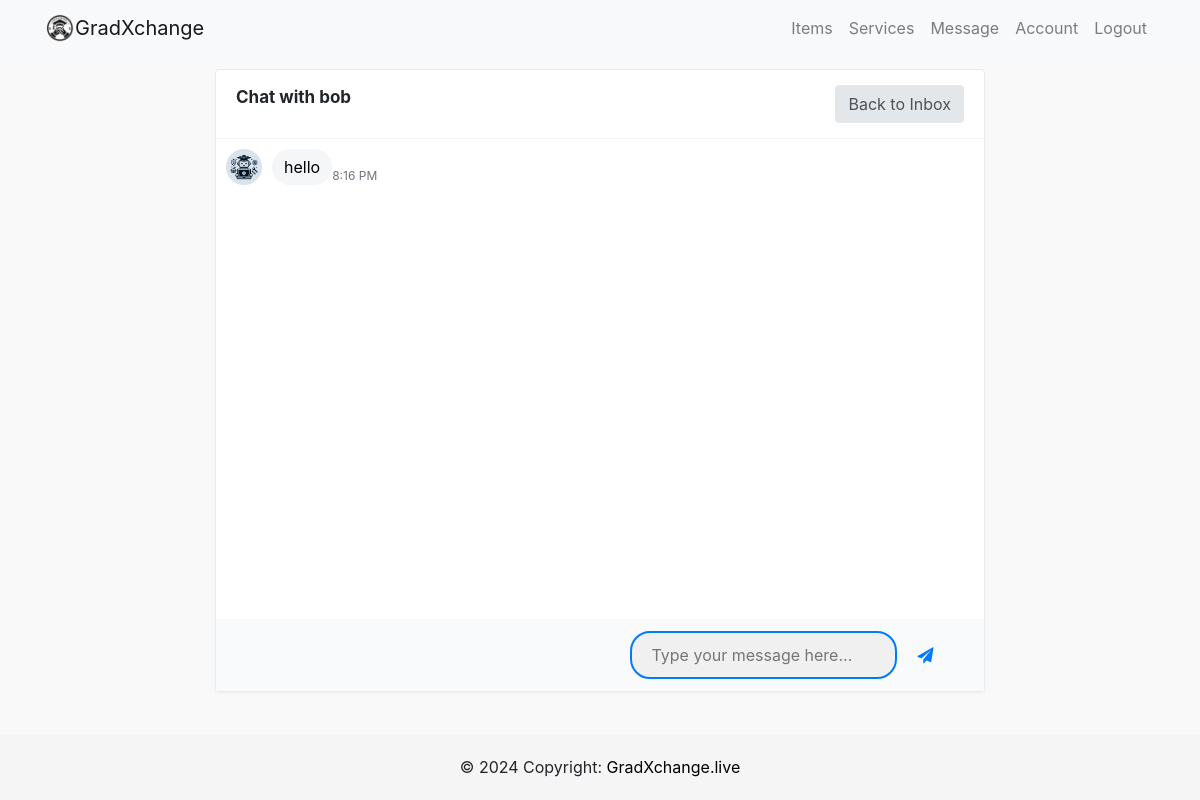
The app's page /chat/25/ (signed in), older data.
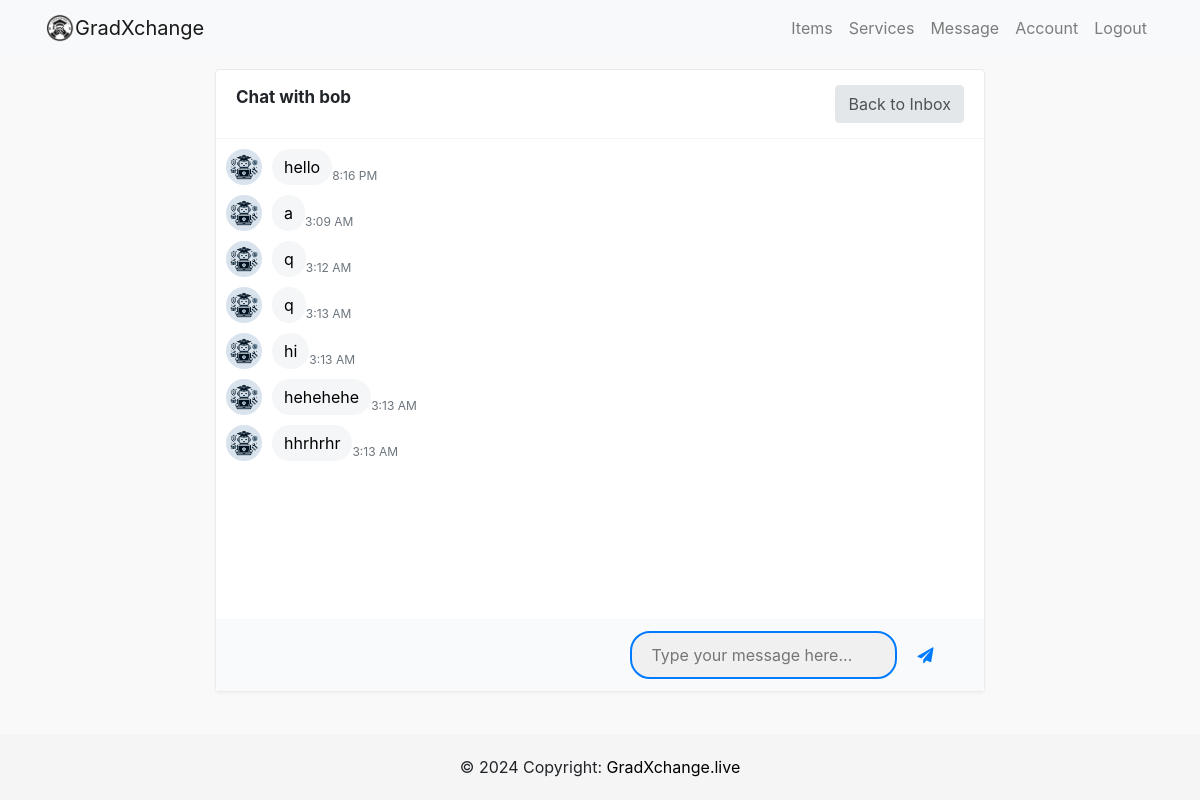
The same page, newer data.
### users/models.py (models this page shows, shortened)
class Message(models.Model):
    sender = models.ForeignKey(Profile, on_delete=models.SET_NULL, null=True, blank=True, related_name='sent_messages')
    recipient = models.ForeignKey(Profile, on_delete=models.SET_NULL, null=True, blank=True, related_name='received_messages')
    text = models.TextField()
    is_read = models.BooleanField(default=False, null=True)
    created = models.DateTimeField(auto_now_add=True)
    id = models.UUIDField(default=uuid.uuid4, unique=True, primary_key=True)
    conversation_id = models.UUIDField(default=uuid.uuid4, editable=True)
    class Meta:
        ordering = ['is_read', '-created']

class Profile(models.Model):
    user = models.OneToOneField(User, on_delete=models.CASCADE)
    image = models.ImageField(default='profilepic.jpg', upload_to='profile_picture')
    location =models.CharField(max_length=100)
    about_me = models.CharField(max_length=200, null=True, blank=True)
    phone_regex = RegexValidator(
        regex=r'^\+?60?\d{9,10}$',
        message="Phone number must be entered in the format: '+60123456789'. With country code +60 and up to 10 digits allowed."
    )
    phone = models.CharField(validators=[phone_regex], max_length=17, blank=True)  # Optional: adjust max_length as needed
    whatsapp_regex = RegexValidator(
        regex=r'^\+?60?\d{9,10}$',
        message="Whatsapp number must be entered in the format: '+60123456789'. With country code +60 and up to 10 digits allowed."
    )
    whatsapp = models.CharField(validators=[whatsapp_regex], max_length=17, blank=True)

### users/views.py (the view)
# urls.py: path('chat/<int:profile_id>/', user_views.chat, name='chat'),
@login_required
def chat(request, profile_id):
    user_A = request.user.profile  # Current logged-in user
    user_B = get_object_or_404(Profile, id=profile_id)  # Recipient obtained from URL parameter
    if request.method == "POST":
        text = request.POST.get('text', '').strip()
        if text:  # Ensure the text is not empty
            Message.objects.create(sender=user_A, recipient=user_B, text=text, is_read=False)
            return redirect('chat', profile_id=profile_id)
    messages = Message.objects.filter(
        Q(sender=user_A, recipient=user_B) | Q(sender=user_B, recipient=user_A)
    ).order_by('created')
    Message.objects.filter(sender=user_B, recipient=user_A, is_read=False).update(is_read=True)
    unread_messages_count = Message.objects.filter(recipient=user_A, sender=user_B, is_read=False).count()
    context = {
        'messages': messages,
        'user_A': user_A,
        'user_B': user_B,
        'profile_id': profile_id,
        'unread_messages_count': unread_messages_count  # Include this in your template where needed
    }
    return render(request, 'users/chat.html', context)

### users/templates/users/chat.html (shortened to what this page needs)
{% extends 'users/base.html' %}
{% load static %}
{% block body %}
<link href="https://stackpath.bootstrapcdn.com/font-awesome/4.7.0/css/font-awesome.min.css" rel="stylesheet">
<div class="page-content">
    <div class="col-md-8">
        <div class="card card-bordered">
            <div class="card-header">
                <h4 class="card-title"><strong>Chat with {{ user_B.user.username }}</strong></h4>
                <a class="btn btn-xs btn-secondary" href="{% url 'inbox' %}">Back to Inbox</a>
            </div>
            <div class="ps-container" id="chat-content">
                {% for message in messages %}
                <div class="media media-chat {% if message.sender == user_A %}media-chat-reverse{% endif %}">
                    <img class="avatar" src="{{ message.sender.user.profile.image.url }}" alt="...">
                    <div class="media-body">{{ message.text }}</div>
                    <div class="meta">
                        <time datetime="{{ message.created|date:'c' }}">{{ message.created|date:"g:i A" }}</time>
                    </div>
                </div>
                {% endfor %}
            </div>
            <div class="publisher">
                <form action="" method="POST">
                    <input class="publisher-input" type="text" name="text" placeholder="Type your message here..."
                        autocomplete="off">
                    <button type="submit" class="publisher-btn"><i class="fa fa-paper-plane"></i></button>
                </form>
            </div>
        </div>
    </div>
</div>
{% endblock %}

Row changes from the older to the newer data that the page shows:
added Message: sender.user.profile.image (picture), text "a", created "3:09 AM"
added Message: sender.user.profile.image (picture), text "q", created "3:12 AM"
added Message: sender.user.profile.image (picture), text "q", created "3:13 AM"
added Message: sender.user.profile.image (picture), text "hi", created "3:13 AM"
added Message: sender.user.profile.image (picture), text "hehehehe", created "3:13 AM"
added Message: sender.user.profile.image (picture), text "hhrhrhr", created "3:13 AM"
